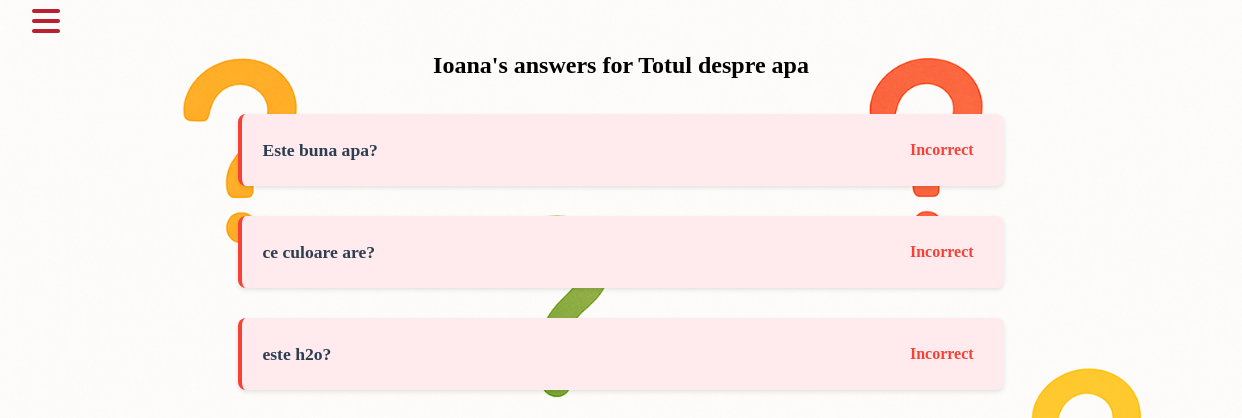
/user_answers/11/Ioana, run on the app's committed database.
### app/models.py (models this page shows, shortened)
class Quiz(models.Model):
    author = models.ForeignKey(User, on_delete=models.CASCADE, related_name="quizzes", null=True)
    author_id_value = models.IntegerField(null=True, blank=True)
    title_quiz = models.CharField(_("Titlul chestionarului"), max_length=100, default=_("Chestionar Nou"))
    created_at = models.DateTimeField(auto_now_add=True)
    class Meta:
        verbose_name = _("Chestionar")
        verbose_name_plural = _("Chestionare")
        ordering = ["id"]

class UserAnswer(models.Model):
    username = models.CharField(max_length=255)
    quiz_id = models.IntegerField()
    question_id = models.IntegerField()
    is_right = models.IntegerField()
    answer_text = models.CharField(max_length=1000, blank=True, null=True, default='')

class Question(models.Model):
    quiz = models.ForeignKey(Quiz, related_name="questions", on_delete=models.CASCADE)
    title_question = models.CharField(_("Întrebare"), max_length=255, db_index=True)
    class Meta:
        verbose_name = _("Întrebare")
        verbose_name_plural = _("Întrebări")
        ordering = ["id"]

### app/views.py (the view)
# urls.py: path('user_answers/<int:quiz_id>/<str:username>', user_answers, name='user_answers'),
def user_answers(request, quiz_id, username):
    quiz = get_object_or_404(Quiz, id=quiz_id)
    answers = UserAnswer.objects.filter(username=username, quiz_id=quiz_id)
    answer_details = []
    for answer in answers:
        question = Question.objects.get(
            quiz_id=answer.quiz_id,
            id=answer.question_id
        )
        answer_details.append((answer, question))
    context = {
        'quiz': quiz,
        'username': username,
        'answer_details': answer_details,
    }
    return render(request, 'quiz/user_answers.html', context)

### templates/quiz/user_answers.html (shortened to what this page needs)
{% extends 'base.html' %}
{% load static %}
{% block content %}
<div class="container">
    <h2>{{ username }}'s answers for {{ quiz.title_quiz }}</h2>
    <div class="answers-list">
        {% for answer, question in answer_details %}
            <div class="answer-card {% if answer.is_right %}correct{% else %}incorrect{% endif %}">
                <div class="question-info">
                    <h4>{{ question.title_question }}</h4>
                    <span class="status">
                        {% if answer.is_right %}
                            Correct
                        {% else %}
                            Incorrect
                        {% endif %}
                    </span>
                </div>
            </div>
        {% empty %}
            <p>No answers found for this user.</p>
        {% endfor %}
    </div>
</div>
<link rel="stylesheet" href="{% static 'css/user-answer.css' %}">
{% endblock %}

### static/css/user-answer.css (style rules this page uses)
.container h2 { text-align: center; margin: 20px 0; }
.answers-list { margin: 20px; display: flex; flex-direction: column; align-items: center; }
.answer-card { padding: 20px; margin: 15px 0; border-radius: 8px; box-shadow: 0 2px 4px rgba(0,0,0,0.1); width: 60%; }
.answer-card.incorrect { background: #ffebee; border-left: 4px solid #f44336; }
.question-info { display: flex; justify-content: space-between; align-items: center; }
.question-info h4 { margin: 0; color: #2c3e50; font-size: 1.1em; }
.status { font-weight: bold; padding: 5px 10px; border-radius: 4px; }
.answer-card.incorrect .status { color: #f44336; }

### templates/base.html (style rules this page uses)
html, body { height: 100%; margin: 0; padding: 0; }

### data on the page
Quiz: title_quiz "Totul despre apa"
UserAnswer: title_question "Este buna apa?", is_right "Incorrect"
UserAnswer: title_question "ce culoare are?", is_right "Incorrect"
UserAnswer: title_question "este h2o?", is_right "Incorrect"

### other printed values
{{ username }} "Ioana"
